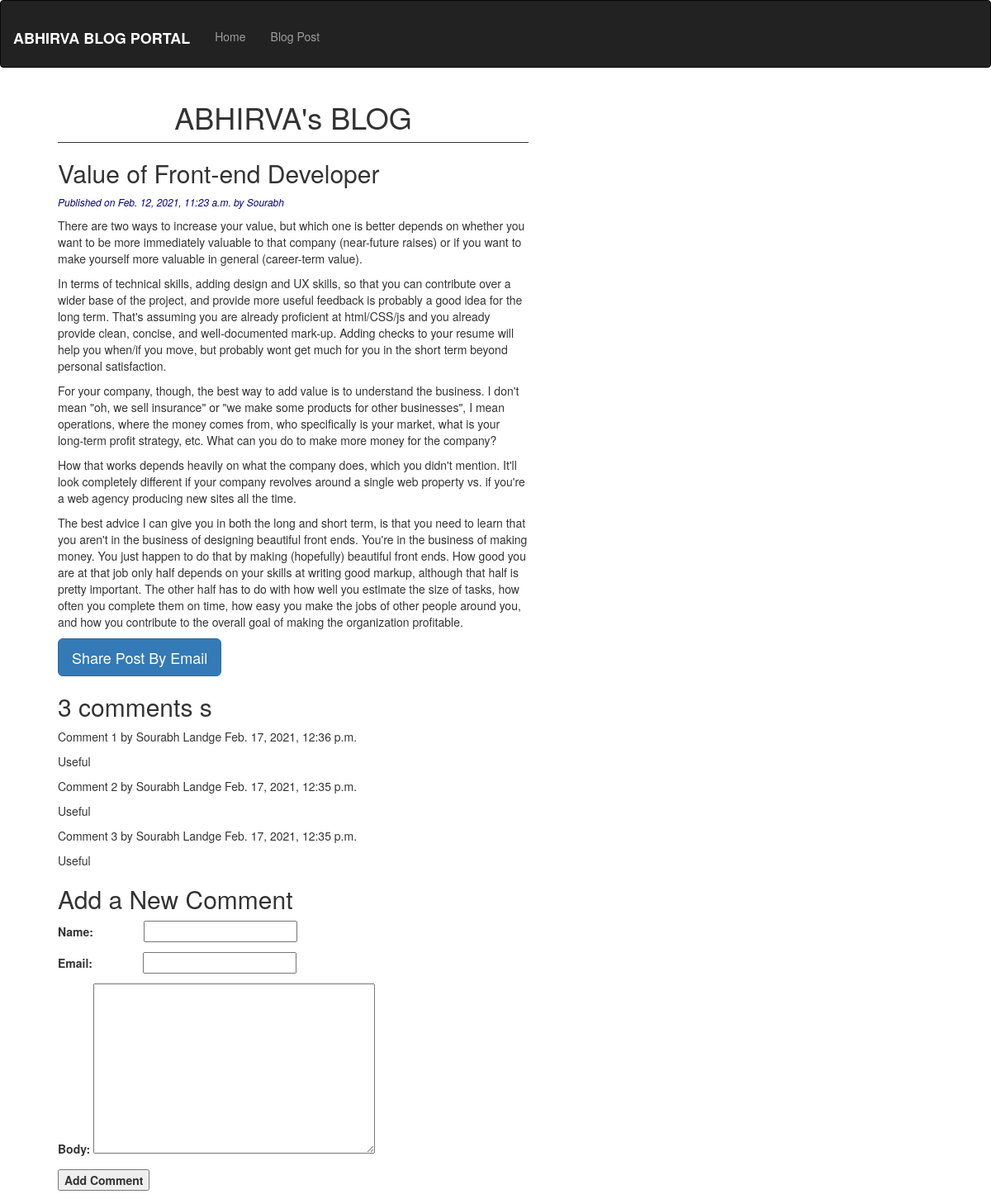
Page /2021/2/12/value-front-end-developer/ on the committed database.
### blogApp/models.py (models this page shows, shortened)
class Post(models.Model):
    STATUS_CHOICES = (('draft','Draft'),('published','Published'))
    title = models.CharField(max_length=256)
    slug_field = models.SlugField(max_length=256,unique_for_date='publish')
    author = models.ForeignKey(User, related_name='blog_posts',on_delete=models.CASCADE)
    body = models.TextField()
    publish = models.DateTimeField(default=timezone.now)
    created = models.DateTimeField(auto_now_add=True)
    updated = models.DateTimeField(auto_now=True)
    status = models.CharField(max_length=10,choices=STATUS_CHOICES,default='draft')
    object = CustomManager()
    class Meta:
        ordering=('-publish',)

class Comment(models.Model):
    post = models.ForeignKey(Post,related_name='comments',on_delete=models.CASCADE)
    name = models.CharField(max_length=30)
    email = models.EmailField()
    body = models.TextField()
    created = models.DateTimeField(auto_now_add=True)
    updated = models.DateTimeField(auto_now=True)
    active = models.BooleanField(default=True)
    class Meta:
        ordering = ('-created',)

### blogApp/views.py (the view)
# urls.py: path('<int:year>/<int:month>/<int:day>/<slug:post>/', views.post_detail_view, name='post_detail'),
def post_detail_view(request,year,month,day,post):
    post=get_object_or_404(Post,slug_field=post,
                                status='published',
                                publish__year=year,
                                publish__month=month,
                                publish__day=day)
    comments=post.comments.filter(active=True)
    new_comment=None
    if request.method=='POST':
        form=CommentForm(data=request.POST)
        if form.is_valid():
            new_comment=form.save(commit=False)
            new_comment.post=post
            new_comment.save()
    else:
        form=CommentForm()
    return render(request, 'post_detail.html', {'post':post, 'form':form, 'comments':comments, 'new_comment':new_comment})

### blogApp/forms.py
class CommentForm(forms.ModelForm):
    class Meta:
        model = Comment
        fields = ('name', 'email', 'body')

### blogApp/models.py (called while the page is built)
    def get_queryset(self):
        return super().get_queryset().filter(status='published')

### templates/post_detail.html (shortened to what this page needs)
<!DOCTYPE html>
{% extends 'base.html' %}
    {% block content %}
        <h1>ABHIRVA's BLOG</h1>
            <h2>{{ post.title }}</h2>
            <p id="date">Published on {{ post.publish }} by {{ post.author|title }}</p>
            {{ post.body|linebreaks }}
        <a href="{% url 'post_share' post.id %}" class="btn btn-primary btn-lg">Share Post By Email</a>
      <div>  {% with comments.count as total_comments %}
            <h2>
            {{ total_comments }} comments {{ total_comments|pluralize }}
            </h2>
        {% endwith %}
        {% for comment in comments %}
        <div class="comment">
        <p class="info">
            Comment {{ forloop.counter }} by {{ comment.name }} {{ comment.created }}
        </p>
        {{ comment.body|linebreaks }}
        </div>
            {% empty %}
            <p>There Are NO Comments Yet.</p>
        {% endfor %}
        {% if new_comment %}
        <h2>Your Comment has been added</h2>
            {% else %}
            <h2>Add a New Comment</h2>
            <form method="post">
            {{ form.as_p }}
            <p><input type="submit" value="Add Comment"></p>
            </form>
        {% endif %}
      </div>
    {% endblock %}

### static/css/style.css (style rules this page uses)
h1 { text-align: center; border-bottom: 1px solid; padding-bottom: 10px; }
body { background-color: white; }
#date { font-size: 12px; font-style: italic; color: darkblue; }
#id_name { margin-left: 10%; }
#id_email { margin-left: 10%; }
form { font-weight: bold; }

### rows in the picture
Post: title "Value of Front-end Developer", publish "Feb. 12, 2021, 11:23 a.m.", author "Sourabh", body "There are two ways to increase your value, but which one is better depends on whether you want to be more immediately valuable to that company (near-future raises) or if you want to make yourself more valuable in general (career-term value). In terms of technical skills, adding design and UX skills, so that you can contribute over a wider base of the project, and provide more useful feedback is probably a good idea for the long term. That's assuming you are already proficient at html/CSS/js and you already provide clean, concise, and well-documented mark-up. Adding checks to your resume will help you when/if you move, but probably wont get much for you in the short term beyond personal…"
Comment: name "Sourabh Landge", created "Feb. 17, 2021, 12:36 p.m.", body "Useful"
Comment: name "Sourabh Landge", created "Feb. 17, 2021, 12:35 p.m.", body "Useful"
Comment: name "Sourabh Landge", created "Feb. 17, 2021, 12:35 p.m.", body "Useful"

### other values in the picture
{{ total_comments }} "3"
